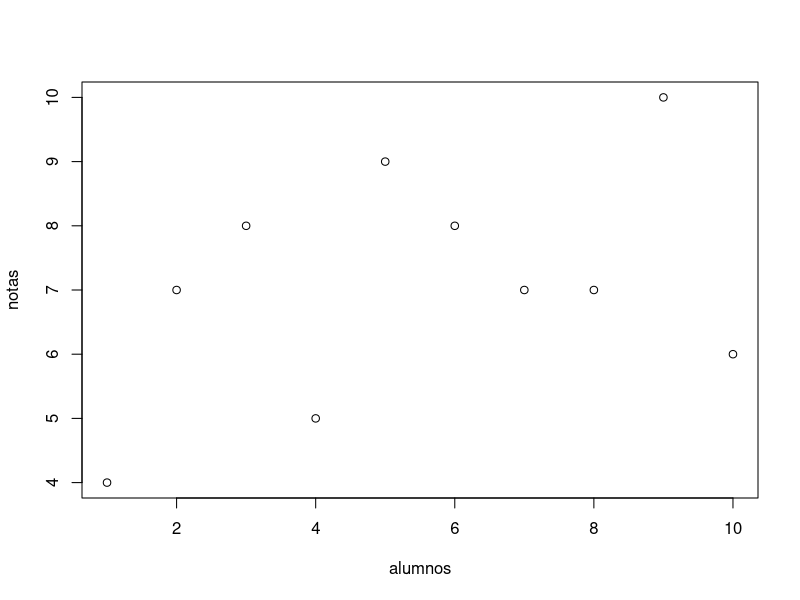
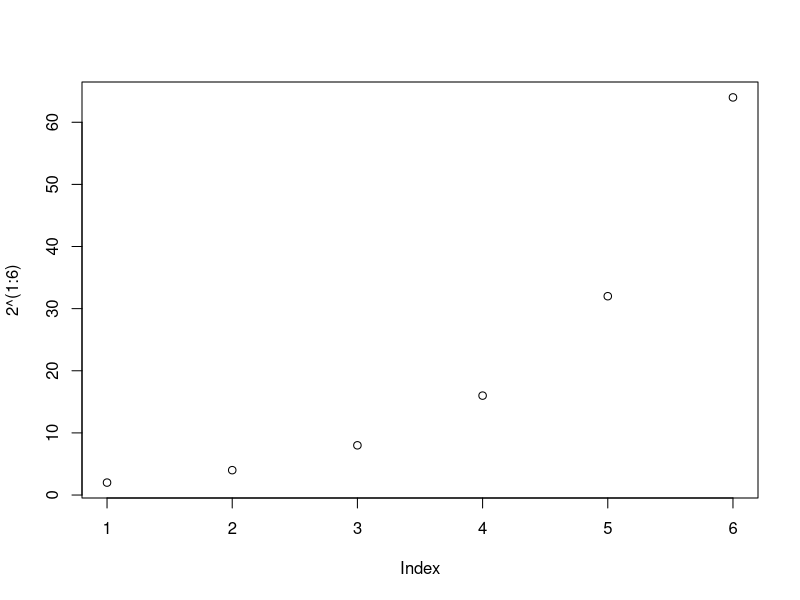
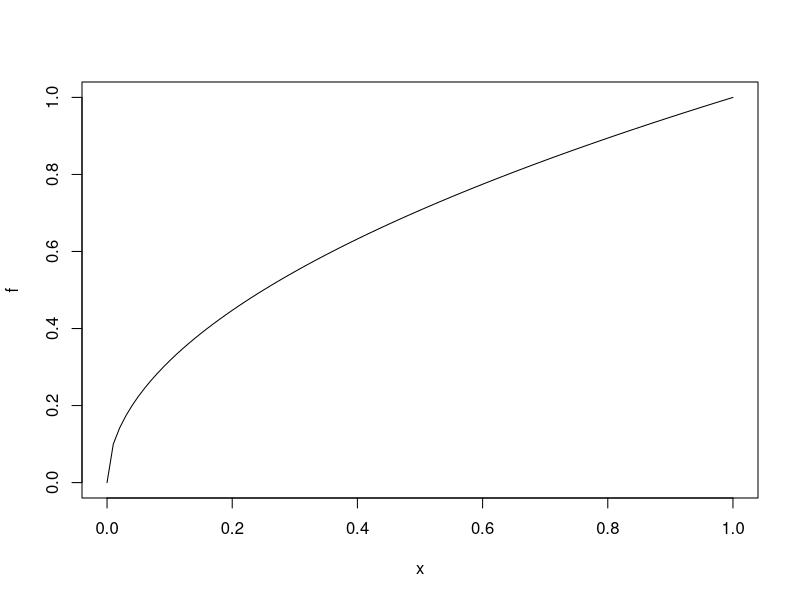
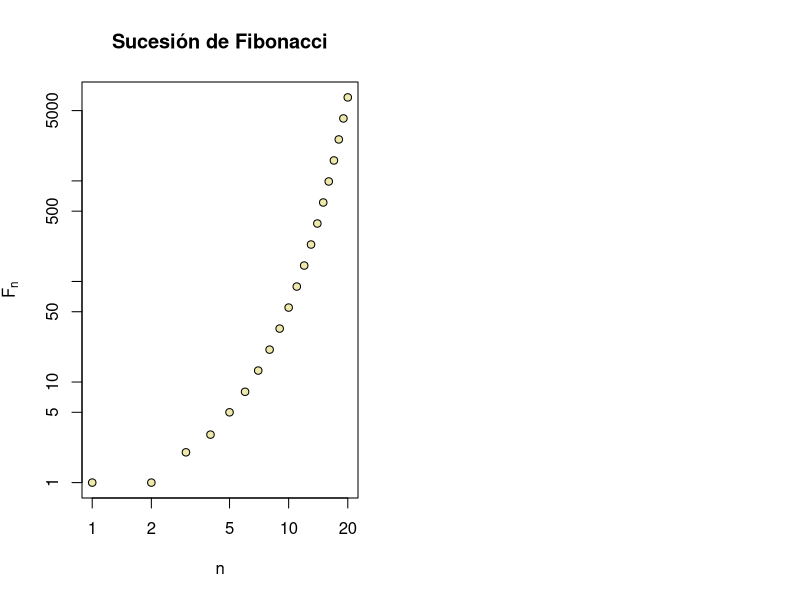
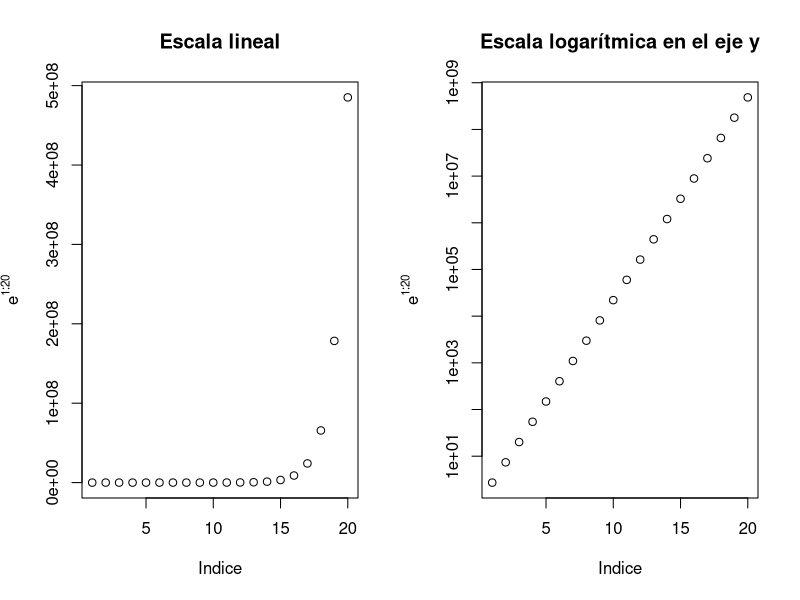
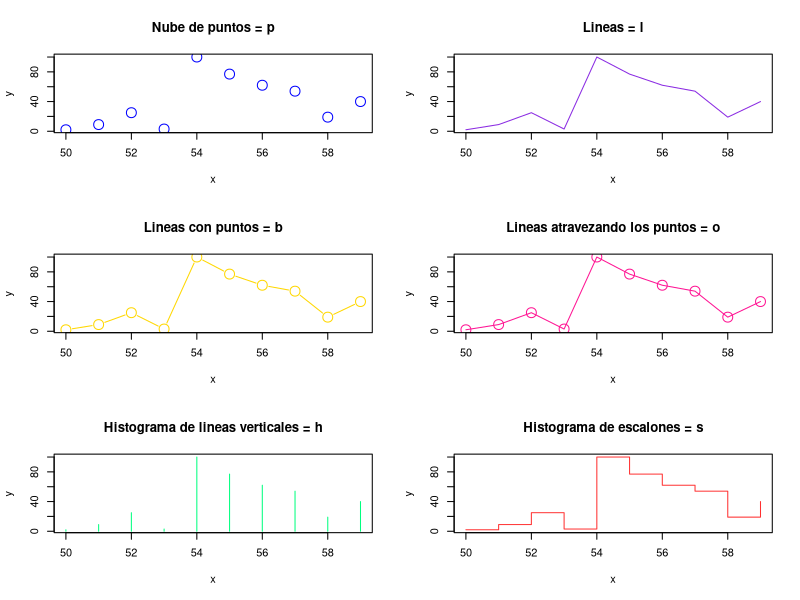
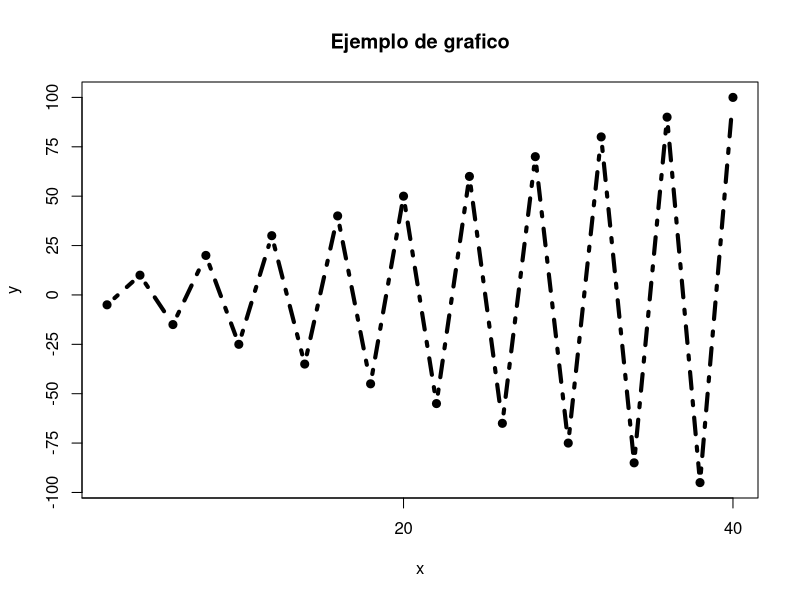

Write the R code that produced these figures, in order.
## ---- chunk 1
knitr::opts_chunk$set(echo = TRUE)
## ---- chunk 2
alumnos = c(1:10)
notas = c(4,7,8,5,9,8,7,7,10,6)
plot(alumnos,notas)
## ---- chunk 3
plot(2^(1:6))
## ---- chunk 4
f <- function(x){sqrt(x)}
plot(f)
## ---- chunk 5
n = 1:20
fib = (1/sqrt(5))*((1+sqrt(5))/2)^n-(1/sqrt(5))*((1-sqrt(5))/2)^n
fib
par(mfrow = c(1,2))
plot(fib, xlab="n", ylab= expression(F[n]),
     main = "Sucesión de Fibonacci", pch = 21, cex = 1, col = "black", bg = "palegoldenrod", log = "xy")
par(mfrow = c(1,1))
## ---- chunk 6
par(mfrow = c(1,2))
plot = plot(exp(1:20), xlab = "Indice", ylab = expression(e^{1:20}),
            main = "Escala lineal")
plotLog = plot(exp(1:20), log = "y", xlab = "Indice",
               ylab = expression(e^{1:20}), 
               main = "Escala logarítmica en el eje y")
par(mfrow = c(1,1))
## ---- chunk 7
par(mfrow = c(3,2))
x = c(50:59)
y = c(2,9,25,3,100,77,62,54,19,40)
plot(x,y, main="Nube de puntos = p", pch = 21, cex = 2, col = "blue", type = "p")
plot(x,y, main="Lineas = l", pch = 21, cex = 2, col = "blueviolet", type = "l")
plot(x,y, main="Lineas con puntos = b", pch = 21, cex = 2, col = "gold", type = "b")
plot(x,y, main="Lineas atravezando los puntos = o", pch = 21, cex = 2, col = "deeppink", type = "o")
plot(x,y, main="Histograma de lineas verticales = h", pch = 21, cex = 2, col = "springgreen", type = "h",)
plot(x,y, main="Histograma de escalones = s", pch = 21, cex = 2, col = "firebrick1", type = "s")
par(mfrow = c(1,1))
## ---- chunk 8
x = (2*(1:20))
y = (-1)^(1:20)*5*(1:20)
plot(x, y, main="Ejemplo de grafico", pch=20, cex=1, type="b", lty=4, lwd=4, xaxp=c(0,40,2), yaxp=c(-100,100,8))
